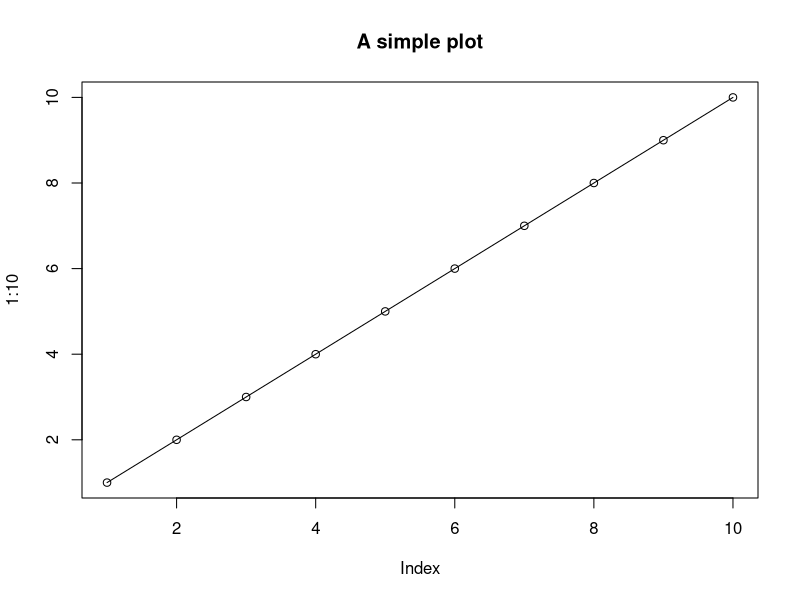

Reproduce this figure in R.
## ---- chunk 1
1 + 1
## ---- chunk 2
#| echo: false

2 * 2
## ---- chunk 3
#| echo: false

plot(1:10, type = "o", main = "A simple plot") 
